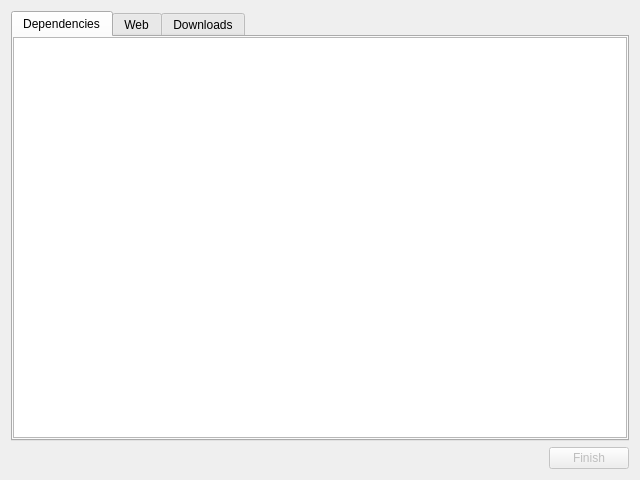
<?xml version="1.0" encoding="UTF-8"?>
<ui version="4.0">
 <class>QuickModInstallDialog</class>
 <widget class="QDialog" name="QuickModInstallDialog">
  <property name="geometry">
   <rect>
    <x>0</x>
    <y>0</y>
    <width>640</width>
    <height>480</height>
   </rect>
  </property>
  <property name="windowTitle">
   <string>Dialog</string>
  </property>
  <layout class="QVBoxLayout" name="verticalLayout">
   <item>
    <widget class="QTabWidget" name="tabWidget">
     <property name="currentIndex">
      <number>0</number>
     </property>
     <widget class="QWidget" name="dependencies">
      <attribute name="title">
       <string>Dependencies</string>
      </attribute>
      <layout class="QGridLayout" name="gridLayout">
       <property name="leftMargin">
        <number>0</number>
       </property>
       <property name="topMargin">
        <number>0</number>
       </property>
       <property name="rightMargin">
        <number>0</number>
       </property>
       <property name="bottomMargin">
        <number>1</number>
       </property>
       <item row="0" column="0">
        <widget class="QPlainTextEdit" name="dependencyLogEdit"/>
       </item>
      </layout>
     </widget>
     <widget class="QWidget" name="web">
      <attribute name="title">
       <string>Web</string>
      </attribute>
      <layout class="QVBoxLayout" name="webLayout">
       <property name="leftMargin">
        <number>0</number>
       </property>
       <property name="topMargin">
        <number>0</number>
       </property>
       <property name="rightMargin">
        <number>0</number>
       </property>
       <property name="bottomMargin">
        <number>1</number>
       </property>
      </layout>
     </widget>
     <widget class="QWidget" name="downloads">
      <attribute name="title">
       <string>Downloads</string>
      </attribute>
      <layout class="QVBoxLayout" name="verticalLayout_2">
       <property name="leftMargin">
        <number>0</number>
       </property>
       <property name="topMargin">
        <number>0</number>
       </property>
       <property name="rightMargin">
        <number>0</number>
       </property>
       <property name="bottomMargin">
        <number>1</number>
       </property>
       <item>
        <widget class="QTreeWidget" name="progressList">
         <property name="rootIsDecorated">
          <bool>false</bool>
         </property>
         <attribute name="headerDefaultSectionSize">
          <number>100</number>
         </attribute>
         <attribute name="headerShowSortIndicator" stdset="0">
          <bool>true</bool>
         </attribute>
         <column>
          <property name="text">
           <string>Name</string>
          </property>
         </column>
         <column>
          <property name="text">
           <string>Version</string>
          </property>
         </column>
         <column>
          <property name="text">
           <string>URL</string>
          </property>
         </column>
         <column>
          <property name="text">
           <string>Progress</string>
          </property>
         </column>
        </widget>
       </item>
      </layout>
     </widget>
    </widget>
   </item>
   <item>
    <layout class="QHBoxLayout" name="horizontalLayout">
     <item>
      <spacer name="horizontalSpacer">
       <property name="orientation">
        <enum>Qt::Horizontal</enum>
       </property>
       <property name="sizeHint" stdset="0">
        <size>
         <width>40</width>
         <height>20</height>
        </size>
       </property>
      </spacer>
     </item>
     <item>
      <widget class="QPushButton" name="finishButton">
       <property name="enabled">
        <bool>false</bool>
       </property>
       <property name="text">
        <string>Finish</string>
       </property>
      </widget>
     </item>
    </layout>
   </item>
  </layout>
 </widget>
 <resources/>
 <connections>
  <connection>
   <sender>finishButton</sender>
   <signal>clicked()</signal>
   <receiver>QuickModInstallDialog</receiver>
   <slot>accept()</slot>
   <hints>
    <hint type="sourcelabel">
     <x>566</x>
     <y>454</y>
    </hint>
    <hint type="destinationlabel">
     <x>511</x>
     <y>448</y>
    </hint>
   </hints>
  </connection>
 </connections>
</ui>
